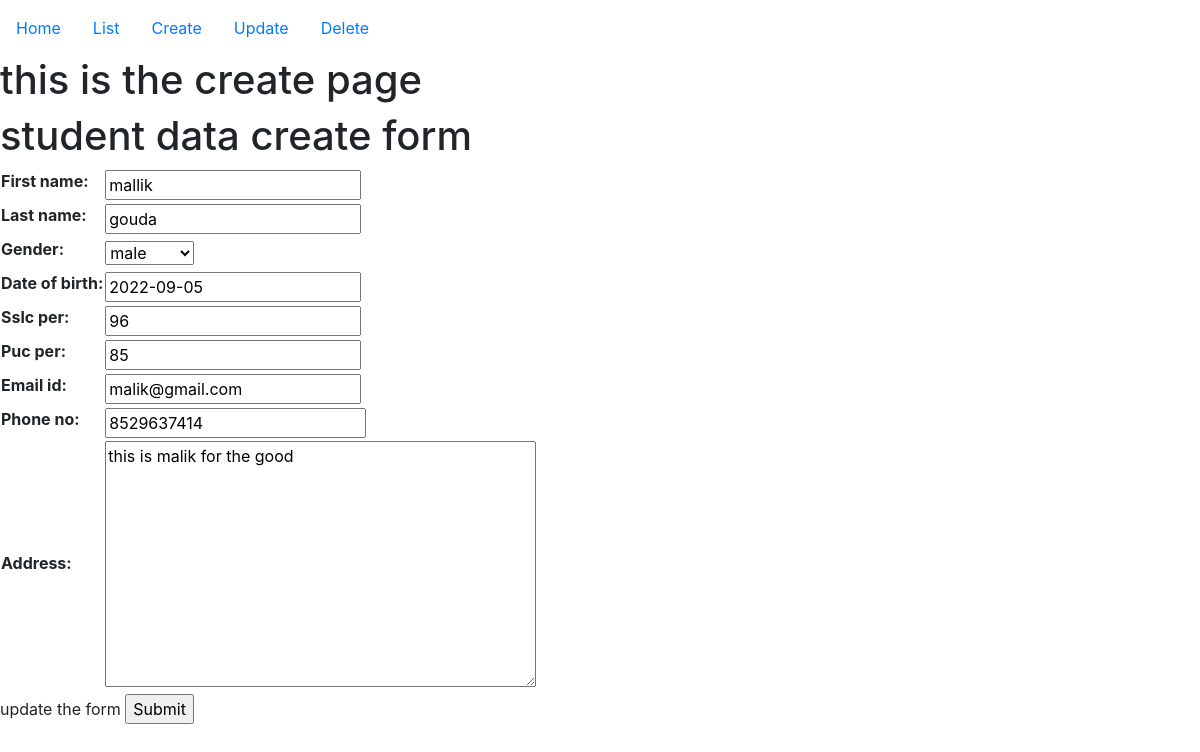
/stuapp/supdate/2/, run on the app's committed database.
### stuapp/models.py (models this page shows)
class Student(models.Model):
    first_name = models.CharField(max_length=50)
    last_name = models.CharField(max_length=50)
    genders = [['male', 'male'], ['female','female']]
    gender = models.CharField(choices=genders, max_length=10)
    date_of_birth = models.DateField()
    sslc_per = models.IntegerField()
    puc_per = models.IntegerField()
    email_id = models.CharField(max_length=50)
    phone_no = models.BigIntegerField()
    address = models.TextField()

### stuapp/views.py (the view)
# urls.py: path("supdate/<int:pk>/",views.StuUpdate.as_view(),name="supdate"),
class StuUpdate(UpdateView):
    template_name = "supdate.html"
    model = Student
    queryset =Student.objects.all()
    fields = "__all__"
    context_object_name = "form"
    success_url = ""

### templates/supdate.html (shortened to what this page needs)
<!DOCTYPE html>
<html lang="en">
  <head>
  </head>
  <body>
    {% include 'boot.html' %}
    <h1>this is the create page</h1>
    <form method="POST">
      {% csrf_token %} {% if form %}
      <h1>student data create form</h1>
      <table>
        {{ form}}
      </table>
      {% else %}
      <p>ther is no register form</p>
      {% endif %}
      <p>update the form <input type="submit" /></p>
    </form>
  </body>
</html>

### data on the page
Student: first_name "mallik", last_name "gouda", gender "male", date_of_birth "2022-09-05", sslc_per "96", puc_per "85", email_id "malik@gmail.com", phone_no "8529637414", address "this is malik for the good"
